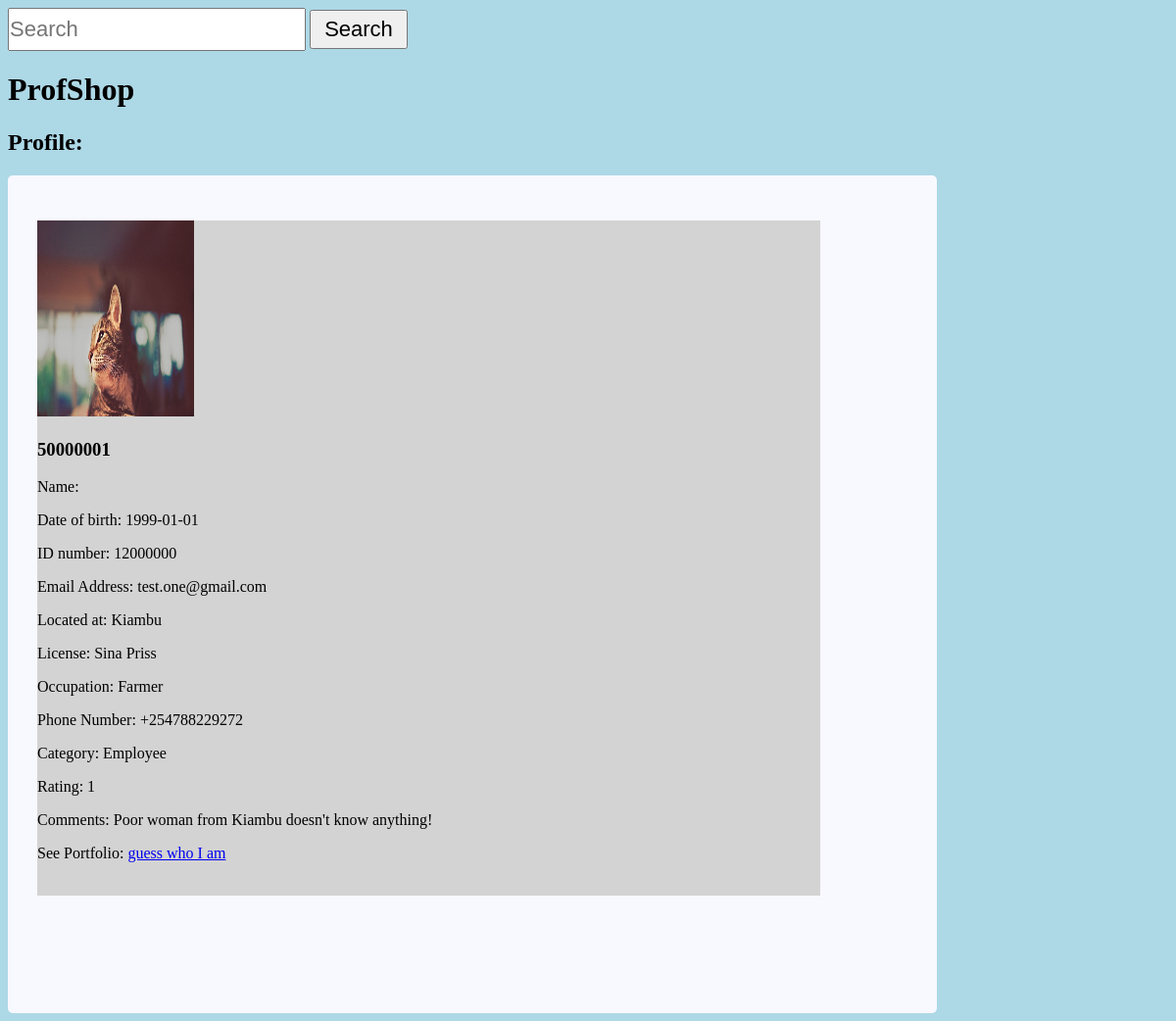
The page /Employee.profile.php on the database its author committed.
### tables this page shows
CREATE TABLE `employee_details` (
  `employee_id` int(8) NOT NULL,
  `full_names` text NOT NULL,
  `date_of_birth` date NOT NULL,
  `photo` varchar(125) NOT NULL,
  `id_number` int(8) NOT NULL,
  `portfolio` varchar(100) NOT NULL,
  `email_address` varchar(50) NOT NULL,
  `password` varchar(8) NOT NULL,
  `location` varchar(50) NOT NULL,
  `license` varchar(100) NOT NULL,
  `skill` text NOT NULL,
  `phone_number` varchar(15) NOT NULL,
  `category` text NOT NULL,
  `rate` int(1) NOT NULL,
  `comment` varchar(500) NOT NULL
);

### Employee.profile.php (the view, shortened to what this page needs)
<?php
	include 'header.php';
?>
<form action="employee.search.results.php" method="POST">
	<input type="text" name="employeeSearch" placeholder="Search">
	<button type='submit' name='submit-search'>Search</button>
</form>
<h1>ProfShop</h1>
<h2>Profile:</h2>
<div class = 'admin-list'>
	<?php
		$sql = "SELECT * FROM employee_details";
		$result = mysqli_query($conn, $sql);
		$queryResults = mysqli_num_rows($result);
		if($queryResults > 0) {
			while($row = mysqli_fetch_assoc($result)) {
				echo "<div class='admin-box'><p></p>
					 <form class='profile_preview_form'><img height='200px' width='160px' src='".$row['photo']."'>
					 <h3>".$row['employee_id']."</h3>
					 <p> Name: ".$row['first_name'].
					 $row['last_name']."</p>
					 <p> Date of birth: ".$row['date_of_birth']."</p>
					 <p> ID number: ".$row['id_number']."</p>
					 <p>Email Address: ".$row['email_address']."</p>
					 <p>Located at: ".$row['location']."</p>
					 <p>License: ".$row['license']."</p>
					 <p>Occupation: ".$row['skill']."</p>
					 <p>Phone Number: ".$row['phone_number']."</p>
					 <p>Category: ".$row['category']."</p>
					 <p>Rating: ".$row['rate']."</p>
					 <p>Comments: ".$row['comment']."</p>
					 <p>See Portfolio: <a href='admin.php?title=12340003'>".$row['portfolio']."</p></a>
					 <br></form>
				</div>"	;
			}
		}
	?>
</div>
</body>
</html>

### style.css (style rules this page uses)
body { background-color: lightblue; }
.admin-list { background-color: ghostwhite; border-radius: 5px; width: 75%; padding: 30px; }
.admin-box { padding-bottom: 30px; }
input { padding: 0px; width: 300px; height: 40px; font-size: 22px; }
button { width: 100px; height: 40px; font-size: 22px; }
.profile_preview_form { width: 90%; margin-right: 50px; margin-bottom: 60px; background-color: lightgrey; }

### rows shown on the page
employee_details: photo (picture), employee_id "50000001", date_of_birth "1999-01-01", id_number "12000000", email_address "test.one@gmail.com", location "Kiambu", license "Sina Priss", skill "Farmer", phone_number "+254788229272", category "Employee", rate "1", comment "Poor woman from Kiambu doesn't know anything!", portfolio "guess who I am"
